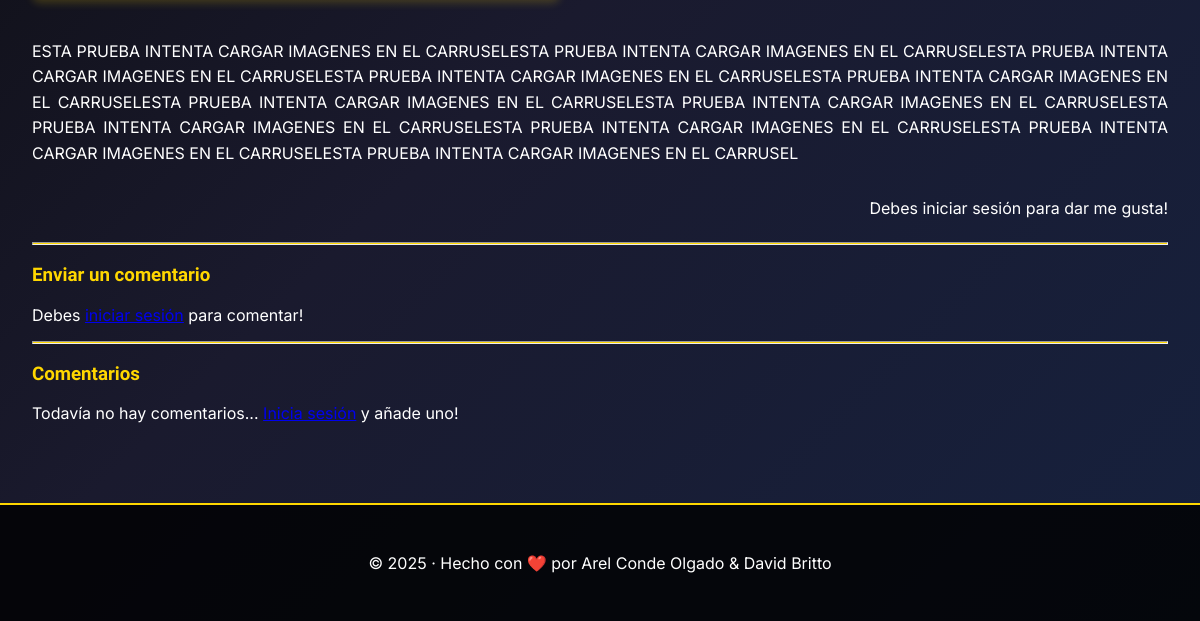
The app's page /post/4/ (lower part), older data.
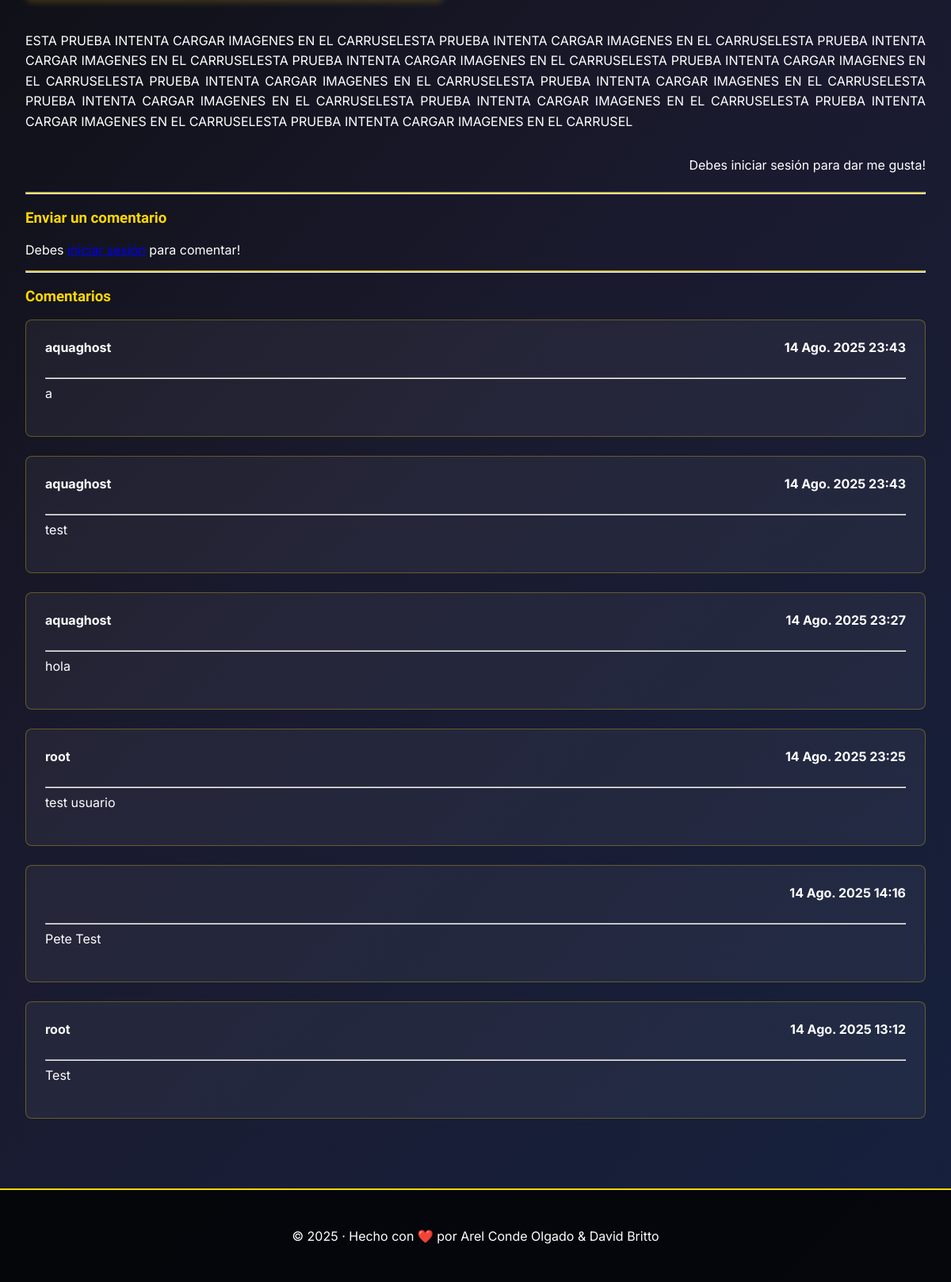
The same page, newer data.
### apps/posts/models.py (models this page shows, shortened)
class Comentario(models.Model):
    post = models.ForeignKey(Post, related_name="comentarios", on_delete=models.CASCADE)
    com_autor = models.ForeignKey(Usuario, on_delete=models.SET_NULL, null=True)
    com_texto = models.TextField()
    fecha_publicacion = models.DateTimeField(auto_now_add=True)
    class Meta:
        ordering = ('-fecha_publicacion',)

### apps/usuario/models.py (models this page shows)
class Usuario(AbstractUser):
    def es_colaborador(self):
        return self.groups.filter(name="Colaborador").exists()
    def __str__(self):
        return f'{self.last_name}, {self.first_name}'

### apps/posts/views.py (the view, shortened to what this page needs)
# urls.py: path('post/<int:pk>/', PostView.as_view(), name='post_detail'),
class PostView(generic.View):
    def get(self, request, *args, **kwargs):
        view = PostDetailView.as_view()
        return view(request, *args, **kwargs)

### apps/posts/context_processors.py (called while the page is built)
def procesar_categorias(request):
    categorias = Categoria.objects.all()
    return {
        'categorias': categorias
    }

def urlcategorias(request):
    urlsplit = request.path.split('/')
    return {
        'urlcategorias' : urlsplit
    }

### apps/posts/models.py (called while the page is built)
    def total_likes(self):
        return self.likes.count()

### apps/posts/views.py (called while the page is built)
    def get_context_data(self, **kwargs):
        post_like = get_object_or_404(Post, id=self.kwargs['pk'])
        total_likes = post_like.total_likes()
        liked = False
        if post_like.likes.filter(id=self.request.user.id).exists():
            liked = True
        context = super().get_context_data(**kwargs)
        context['categorias'] = Categoria.objects.all()
        context['form'] = PostCommentForm()
        context['total_likes'] = total_likes
        context['liked'] = liked
        return context

### apps/posts/templates/post_detail.html (shortened to what this page needs)
{% extends 'base.html' %}
{% block content %}
<article class="post-detail">
    <div class="post-body">
        {{ post.texto|safe }}
    </div>
    <form action="{% url 'like_post' post.id %}" method="POST" class="like-form">
        {% if user.is_authenticated %}
            {% if liked %}
                <button type="Submit" name="post_id" value="{{post.id}}" class="btn-unlike">Unlike</button>
            {% else %}
                <button type="Submit" name="post_id" value="{{post.id}}" class="btn-like">Like</button>
            {% endif %}
            <p>- {{total_likes}} Likes</p>
        {% else %}
            <p>Debes iniciar sesión para dar me gusta!</p>
        {% endif %}
    </form>
    <hr class="yellow-hr">
    <h3 class="comment-title">Enviar un comentario</h3>
    {% if user.is_authenticated %}
        <div class="comment-form-buttons">
                <button type="button" onclick="commentDisplay()" id="btn-comentario">Comentar</button>
                <form method="POST">
                    <div id="case" style="display:none">
                        {% csrf_token %}
                        {{ form.as_p }}
                        <button type="reset" onclick="commentHide()">Cancelar</button>
                        <button type="submit" onclick="commentHide()">Comentar</button>
                    </div>
                </form>
        </div>
    {% else %}
        <p>Debes <a href="{% url 'login' %}">iniciar sesión</a> para comentar!</p>
    {% endif %}
    <hr class="yellow-hr">
    <h3 class="comment-title" id="comentarios">Comentarios</h3>
    {% if not post.comentarios.all %}
        {% if user.is_authenticated %}
        <p>Todavía no hay comentarios... Añade uno!</p>
        {% else %}
        <p>Todavía no hay comentarios... <a href="{% url 'login'%}">Inicia sesión</a> y añade uno!</p>
        {% endif %}
    {% else %}
        {% for comentario in post.comentarios.all %}
        <div class="blog-post">
            <div class="box-comentarios">
                <strong>{{ comentario.com_autor.username}}</strong>
                <strong>{{ comentario.fecha_publicacion }}</strong>
            </div>
            <br>
            <hr>
            {{ comentario.com_texto }}
            <br><br>
        </div>
        {% endfor %}
    {% endif %}
</article>
{% endblock %}

Row changes from the older to the newer data that the page shows:
added Comentario: com_autor.username "aquaghost", fecha_publicacion "14 Ago. 2025 23:43", com_texto "a"
added Comentario: com_autor.username "aquaghost", fecha_publicacion "14 Ago. 2025 23:43", com_texto "test"
added Comentario: com_autor.username "aquaghost", fecha_publicacion "14 Ago. 2025 23:27", com_texto "hola"
added Comentario: com_autor.username "root", fecha_publicacion "14 Ago. 2025 23:25", com_texto "test usuario"
added Comentario: fecha_publicacion "14 Ago. 2025 14:16", com_texto "Pete Test"
added Comentario: com_autor.username "root", fecha_publicacion "14 Ago. 2025 13:12", com_texto "Test"
Text that changed along with them:
text no longer shown: "Todavía no hay comentarios... y añade uno!"
